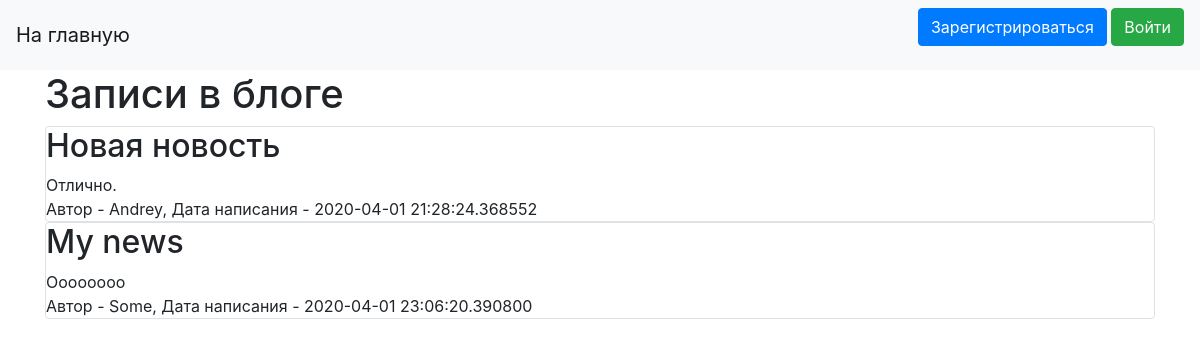
The page / on the database its author committed.
### data/posts.py (models this page shows)
class Posts(SqlAlchemyBase):
    __tablename__ = 'posts'
    id = sqlalchemy.Column(sqlalchemy.Integer,
                           primary_key=True, autoincrement=True)
    title = sqlalchemy.Column(sqlalchemy.String, nullable=True)
    content = sqlalchemy.Column(sqlalchemy.String, nullable=True)
    created_date = sqlalchemy.Column(sqlalchemy.DateTime,
                                     default=datetime.datetime.now)
    is_private = sqlalchemy.Column(sqlalchemy.Boolean, default=True)
    user_id = sqlalchemy.Column(sqlalchemy.Integer,
                                sqlalchemy.ForeignKey("users.id"))
    user = orm.relation('User')

### data/users.py (models this page shows, shortened)
class User(SqlAlchemyBase, UserMixin):
    __tablename__ = 'users'
    id = sqlalchemy.Column(sqlalchemy.Integer,
                           primary_key=True, autoincrement=True)
    name = sqlalchemy.Column(sqlalchemy.String, nullable=True)
    surname = sqlalchemy.Column(sqlalchemy.String, nullable=True)
    email = sqlalchemy.Column(sqlalchemy.String,
                              index=True, unique=True, nullable=True)
    hashed_password = sqlalchemy.Column(sqlalchemy.String, nullable=True)
    bday = sqlalchemy.Column(sqlalchemy.Date,
                             nullable=True)
    posts = orm.relation("Posts", back_populates='user')
    messages_from = orm.relation("Messages", back_populates='from_user')
    messages_to = orm.relation("Messages", back_populates='to_user')

### main.py (the view)
@app.route("/")
def index():
    session = db_session.create_session()
    if current_user.is_authenticated:
        news = session.query(Posts).filter(
            (Posts.user == current_user) | (Posts.is_private != True))
    else:
        news = session.query(Posts).filter(Posts.is_private != True)
    return render_template("index.html", news=news)

### data/db_session.py (called while the page is built)
def create_session() -> Session:
    global __factory
    return __factory()

### templates/index.html (shortened to what this page needs)
{% extends "base.html" %}
{% block content %}
<h1>Записи в блоге</h1>
{% for item in news%}
<div class="col-md6 border rounded">
    <h2>{{item.title}}</h2>
    <div>
        {{item.content}}
    </div>
    <div>
        Автор - {{item.user.name}}, Дата написания - {{item.created_date}}
    </div>
</div>
{% endfor %}
{% endblock %}

### rows shown on the page
Posts: title "Новая новость", content "Отлично.", user.name "Andrey", created_date "2020-04-01 21:28:24.368552"
Posts: title "My news", content "Oooooooo", user.name "Some", created_date "2020-04-01 23:06:20.390800"
